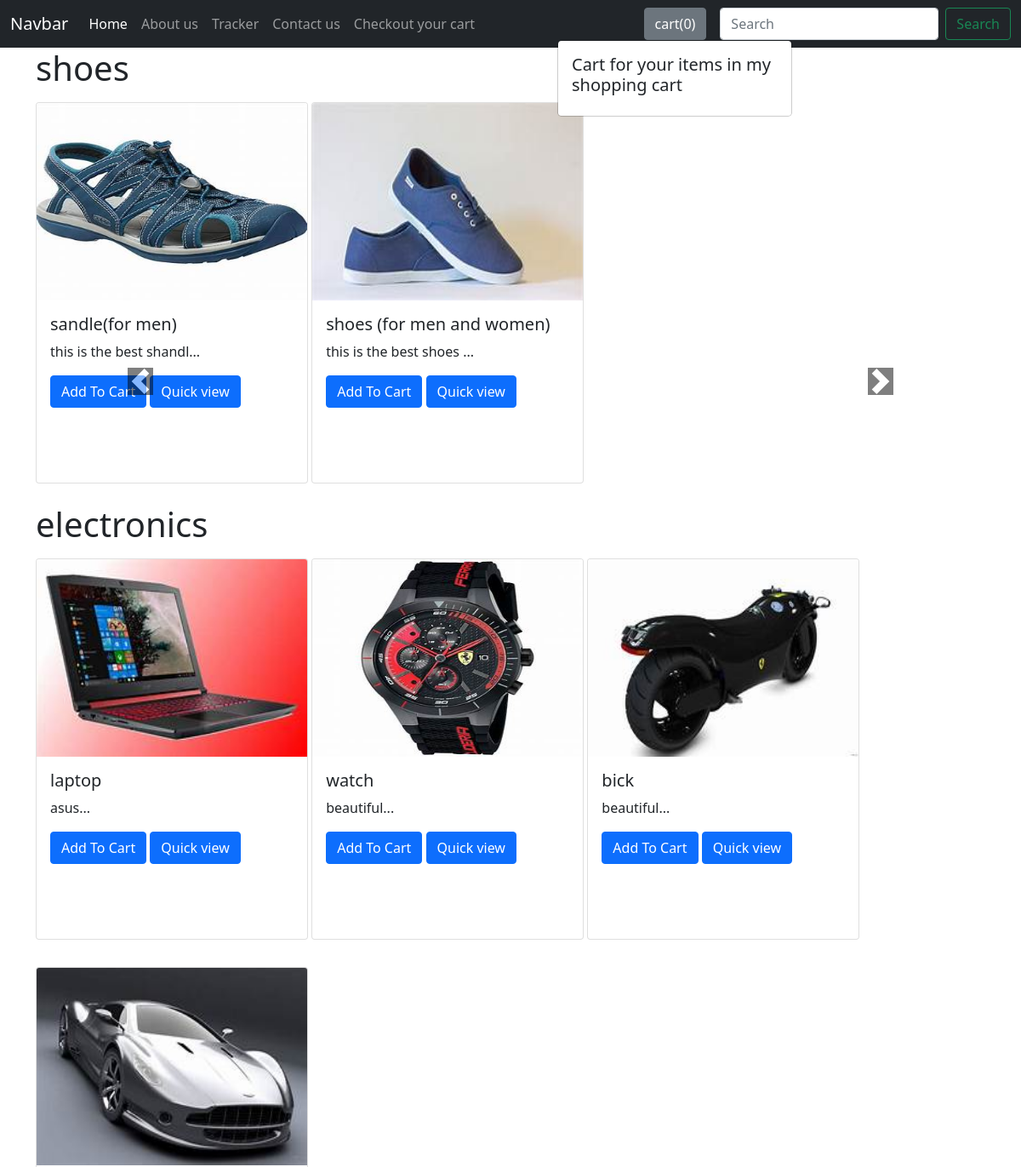
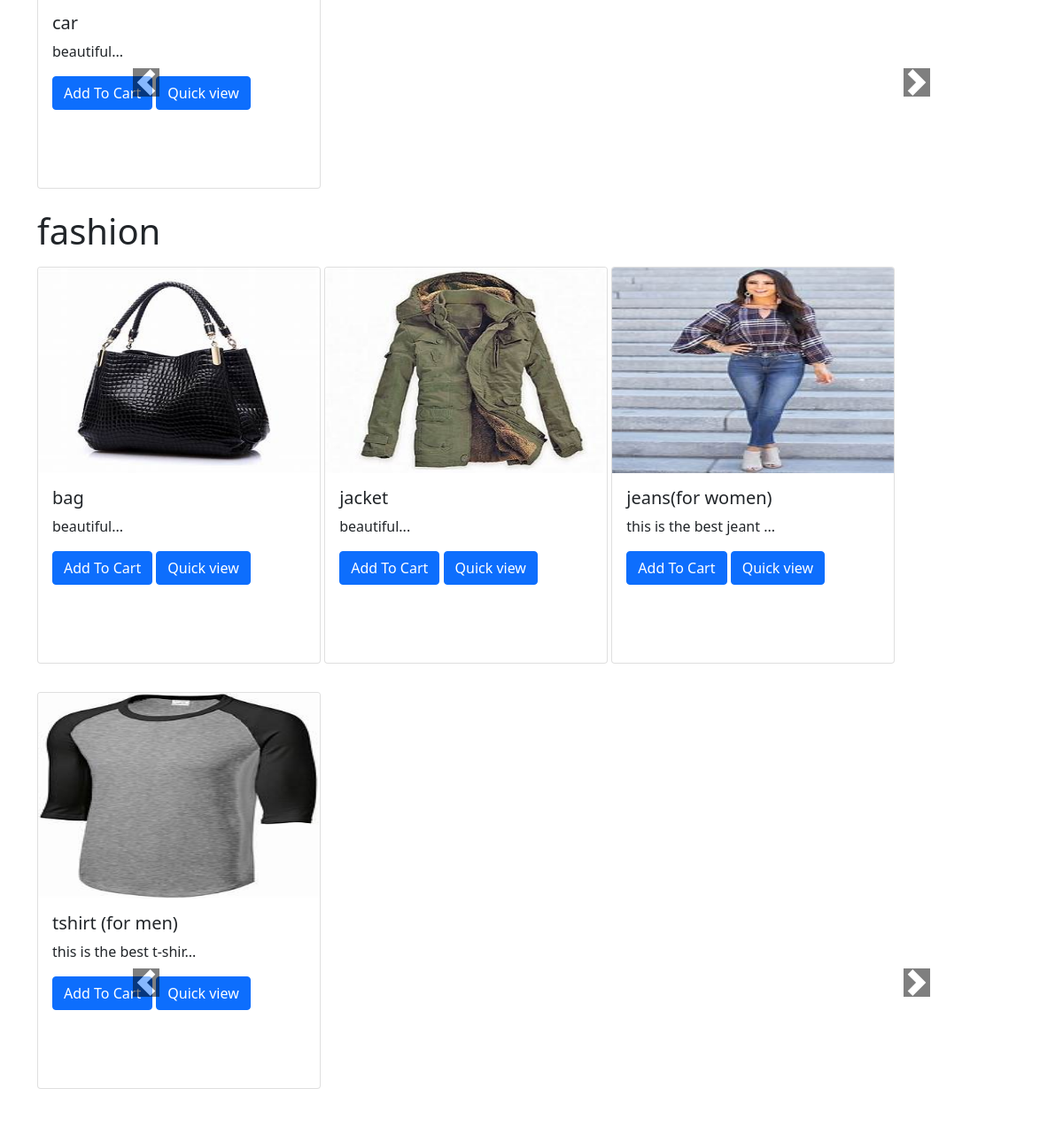
The app's page /shop/ with its own data (2 pictures, top to bottom).
### shop/models.py (models this page shows, shortened)
class Product(models.Model):
    product_id = models.AutoField
    product_name = models.CharField(max_length=50)
    category = models.CharField(max_length=50, default="")
    subcategory = models.CharField(max_length=50, default="")
    price = models.IntegerField(default=0)
    desc = models.CharField(max_length=300)
    pub_date = models.DateField()
    image = models.ImageField(upload_to='shop/images', default="")

### shop/views.py (the view)
# urls.py: path("", views.index ,name="bloghome")
def index(request):
    allprods = []
    catprods = Product.objects.values('category', 'id')
    cats = {item['category'] for item in catprods }
    for cat in cats:
      prod = Product.objects.filter(category=cat)
      n = len(prod)
      nslide = n // 4 + ceil((n / 4) - (n // 4))
      allprods.append([prod, range(nslide),nslide])
    param = {'allprods':allprods}
    return render(request,'shop/index.html',param)

### shop/templates/shop/index.html (shortened to what this page needs)
{% extends 'shop/base.html' %}
{% block body %}
{% load static %}
<div class="container">
{% for product, range, nslide in allprods %}
    <h1>{{product.0.category}}</h1>
<div id="carouselExampleInterval{{forloop.counter}}" class="carousel slide" data-bs-ride="carousel">
  <div class="carousel-inner">
    <div class="carousel-item active" data-bs-interval="10000">
         {% for i in product|slice:"0:" %}
         <div class="class1 ">
        <div class="card col-3 mt-2 mb-4" style="width: 1">
  <img src='/media/{{i.image}}' class="card-img-top" alt="...">
  <div class="card-body">
    <h5 class="card-title" id="namepr{{i.id}}">{{i.product_name}}</h5>
    <p class="card-text">{{i.desc|slice:"0:23"}}...</p>
  <span id="divpr{{i.id}}" class="divpr">
      <button id="pr{{i.id}}" class="btn btn-primary cart">Add To Cart</button>
  </span>
    <a href="/shop/products/{{i.id}}"><button id="qv{{i.id}}" class="btn btn-primary cart">Quick view</button></a>
  </div>
</div>
         </div>
         {% if forloop.counter|divisibleby:4 and forloop.counter > 0 and not forloop.last %}
         </div><div class="carousel-item ">
            {% endif%}
            {% endfor %}
      </div>
    </div>
  </div>
     <button class="carousel-control-prev lll " type="button" data-bs-target="#carouselExampleInterval{{forloop.counter}}" data-bs-slide="prev">
    <span class="carousel-control-prev-icon" aria-hidden="true"></span>
  </button>
  <button class="carousel-control-next " type="button" data-bs-target="#carouselExampleInterval{{forloop.counter}}" data-bs-slide="next">
    <span class="carousel-control-next-icon" aria-hidden="true"></span>
  </button>
    {% endfor %}
    </div>
{% endblock %}

### shop/templates/shop/base.html (shortened to what this page needs)
<!doctype html>
<html lang="en">
  <head>
    <link href="https://cdn.jsdelivr.net/npm/bootstrap@5.0.1/dist/css/bootstrap.min.css" rel="stylesheet">
  </head>
  <body>
  <nav class="navbar navbar-expand-lg navbar-dark bg-dark">
  <div class="container-fluid">
    <a class="navbar-brand" href="#">Navbar</a>
    <div class="collapse navbar-collapse" id="navbarSupportedContent">
      <ul class="navbar-nav me-auto mb-2 mb-lg-0">
        <li class="nav-item">
          <a class="nav-link active" aria-current="page" href="/shop">Home</a>
        </li>
        <li class="nav-item">
          <a class="nav-link" href="/shop/about">About us</a>
        </li>
         <li class="nav-item">
          <a class="nav-link" href="/shop/tracker">Tracker</a>
        </li>
         <li class="nav-item">
          <a class="nav-link" href="/shop/contact">Contact us</a>
        </li>
           <li class="nav-item">
          <a class="nav-link" href="/shop/checkout">Checkout your cart</a>
        </li>
         <li class="nav-item">
          <a class="nav-link" href="#" tabindex="-1" aria-disabled="true"></a>
        </li>
      </ul>
         <button type="button" class="btn btn-secondary mx-3" id="popcart" data-container="body" data-toggle="popover" data-html="true" data-placement="bottom" data-content="">
 cart(<span id="cart">0</span>)
</button>
      <form class="d-flex">
        <input class="form-control me-2" type="search" placeholder="Search" aria-label="Search">
        <button class="btn btn-outline-success" type="submit">Search</button>
      </form>
    </div>
  </div>
</nav>
   {% block body %} {% endblock %}
  </body>
</html>

### records on screen
Product: category "shoes", image (picture), product_name "sandle(for men)", desc "this is the best shandl"
Product: image (picture), product_name "shoes (for men and women)", desc "this is the best shoes"
Product: category "electronics", image (picture), product_name "laptop", desc "asus"
Product: image (picture), product_name "watch", desc "beautiful"
Product: image (picture), product_name "bick", desc "beautiful"
Product: image (picture), product_name "car", desc "beautiful"
Product: category "fashion", image (picture), product_name "bag", desc "beautiful"
Product: image (picture), product_name "jacket", desc "beautiful"
Product: image (picture), product_name "jeans(for women)", desc "this is the best jeant"
Product: image (picture), product_name "tshirt (for men)", desc "this is the best t-shir"
